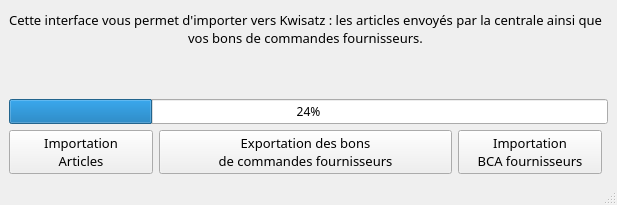
<?xml version="1.0" encoding="UTF-8"?>
<ui version="4.0">
 <class>MainWindow</class>
 <widget class="QMainWindow" name="MainWindow">
  <property name="geometry">
   <rect>
    <x>0</x>
    <y>0</y>
    <width>597</width>
    <height>205</height>
   </rect>
  </property>
  <property name="font">
   <font>
    <family>Gill Sans MT</family>
   </font>
  </property>
  <property name="windowTitle">
   <string>Imports kwisatz</string>
  </property>
  <property name="toolButtonStyle">
   <enum>Qt::ToolButtonIconOnly</enum>
  </property>
  <widget class="QWidget" name="centralwidget">
   <layout class="QGridLayout" name="gridLayout">
    <item row="2" column="1" colspan="5">
     <widget class="QProgressBar" name="progressBar">
      <property name="value">
       <number>24</number>
      </property>
     </widget>
    </item>
    <item row="6" column="4">
     <widget class="QPushButton" name="BCAButton">
      <property name="font">
       <font>
        <family>Gill Sans MT</family>
        <pointsize>10</pointsize>
       </font>
      </property>
      <property name="cursor">
       <cursorShape>PointingHandCursor</cursorShape>
      </property>
      <property name="text">
       <string>Importation
BCA fournisseurs</string>
      </property>
     </widget>
    </item>
    <item row="6" column="5">
     <spacer name="horizontalSpacer">
      <property name="orientation">
       <enum>Qt::Horizontal</enum>
      </property>
      <property name="sizeHint" stdset="0">
       <size>
        <width>44</width>
        <height>20</height>
       </size>
      </property>
     </spacer>
    </item>
    <item row="6" column="0">
     <spacer name="horizontalSpacer_2">
      <property name="orientation">
       <enum>Qt::Horizontal</enum>
      </property>
      <property name="sizeHint" stdset="0">
       <size>
        <width>52</width>
        <height>24</height>
       </size>
      </property>
     </spacer>
    </item>
    <item row="1" column="1" colspan="2">
     <widget class="QLabel" name="label_2">
      <property name="font">
       <font>
        <pointsize>10</pointsize>
       </font>
      </property>
      <property name="text">
       <string/>
      </property>
     </widget>
    </item>
    <item row="6" column="1">
     <widget class="QPushButton" name="articlesButton">
      <property name="font">
       <font>
        <family>Gill Sans MT</family>
        <pointsize>10</pointsize>
       </font>
      </property>
      <property name="cursor">
       <cursorShape>PointingHandCursor</cursorShape>
      </property>
      <property name="mouseTracking">
       <bool>false</bool>
      </property>
      <property name="focusPolicy">
       <enum>Qt::StrongFocus</enum>
      </property>
      <property name="text">
       <string>Importation
Articles</string>
      </property>
     </widget>
    </item>
    <item row="0" column="1" colspan="4">
     <widget class="QLabel" name="label">
      <property name="font">
       <font>
        <pointsize>10</pointsize>
       </font>
      </property>
      <property name="text">
       <string>Cette interface vous permet d'importer vers Kwisatz : les articles envoyés par la centrale ainsi que
vos bons de commandes fournisseurs.</string>
      </property>
      <property name="alignment">
       <set>Qt::AlignCenter</set>
      </property>
     </widget>
    </item>
    <item row="6" column="2" colspan="2">
     <widget class="QPushButton" name="exportButton">
      <property name="font">
       <font>
        <pointsize>10</pointsize>
       </font>
      </property>
      <property name="cursor">
       <cursorShape>PointingHandCursor</cursorShape>
      </property>
      <property name="text">
       <string>Exportation des bons
de commandes fournisseurs</string>
      </property>
     </widget>
    </item>
   </layout>
  </widget>
  <widget class="QStatusBar" name="statusbar"/>
 </widget>
 <resources/>
 <connections/>
</ui>
